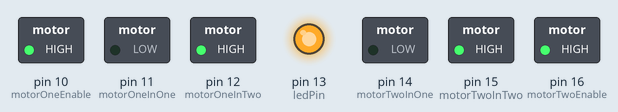
This sketch was run on a simulated Arduino Uno, built with avr-gcc and run on an emulated ATmega328P. Parts: switched loads named in the sketch (green lamp = pin HIGH), output pins drawn as LEDs (lit = HIGH).

Above: at 1.0 s.
At 3.0 s:
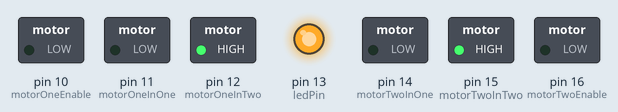
Timing chart, 0 to 5.2 s (numbered marks = the images above):
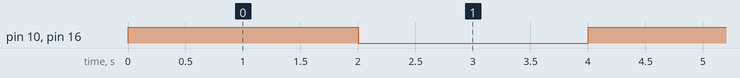

The sketch:

H-Bridge_Test.ino
```cpp
int motorOneInOne = 11;
int motorOneInTwo = 12;
int motorOneEnable = 10;

int motorTwoInOne = 14;
int motorTwoInTwo = 15;
int motorTwoEnable = 16;

int ledPin = 13;

void setup() {
  // put your setup code here, to run once:
  pinMode(motorOneInOne, OUTPUT);
  pinMode(motorOneInTwo, OUTPUT);
  pinMode(motorOneEnable, OUTPUT);

   pinMode(motorTwoInOne, OUTPUT);
  pinMode(motorTwoInTwo, OUTPUT);
  pinMode(motorTwoEnable, OUTPUT);

  pinMode(ledPin, OUTPUT);
  digitalWrite(ledPin, HIGH);

  digitalWrite(motorOneInOne, LOW);
  digitalWrite(motorOneInTwo, HIGH);

  digitalWrite(motorTwoInOne, LOW);
  digitalWrite(motorTwoInTwo, HIGH);

  Serial.begin(9600);
}

void loop() {
  // put your main code here, to run repeatedly:

  digitalWrite(motorOneEnable, HIGH);
  digitalWrite(motorTwoEnable, HIGH);
  delay(2000);

  digitalWrite(motorOneEnable, LOW);
  digitalWrite(motorTwoEnable, LOW);
  delay(2000);
}
```

Measured:
- by itself, pin 10 (motorOneEnable), pin 16 (motorTwoEnable): alternates HIGH for 2.0 s and LOW for 2.0 s
